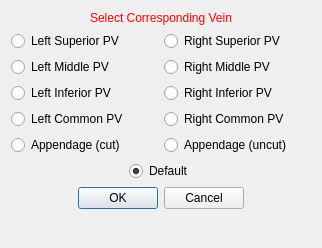
<?xml version="1.0" encoding="UTF-8"?>
<ui version="4.0">
 <class>WallThicknessCalculationsClipperViewLabels</class>
 <widget class="QWidget" name="WallThicknessCalculationsClipperViewLabels">
  <property name="geometry">
   <rect>
    <x>0</x>
    <y>0</y>
    <width>322</width>
    <height>248</height>
   </rect>
  </property>
  <property name="windowTitle">
   <string>Set Values</string>
  </property>
  <layout class="QVBoxLayout" name="verticalLayout">
   <item>
    <widget class="QLabel" name="titleLabel">
     <property name="styleSheet">
      <string notr="true">QLabel { color: rgb(255, 0, 0) }</string>
     </property>
     <property name="text">
      <string>Select Corresponding Vein</string>
     </property>
     <property name="alignment">
      <set>Qt::AlignCenter</set>
     </property>
    </widget>
   </item>
   <item>
    <layout class="QGridLayout" name="gridLayout">
     <item row="0" column="0">
      <widget class="QRadioButton" name="radioButton_1">
       <property name="text">
        <string>Left Superior PV</string>
       </property>
      </widget>
     </item>
     <item row="0" column="1">
      <widget class="QRadioButton" name="radioButton_5">
       <property name="text">
        <string>Right Superior PV</string>
       </property>
      </widget>
     </item>
     <item row="1" column="0">
      <widget class="QRadioButton" name="radioButton_2">
       <property name="text">
        <string>Left Middle PV</string>
       </property>
      </widget>
     </item>
     <item row="1" column="1">
      <widget class="QRadioButton" name="radioButton_6">
       <property name="text">
        <string>Right Middle PV</string>
       </property>
      </widget>
     </item>
     <item row="2" column="0">
      <widget class="QRadioButton" name="radioButton_3">
       <property name="text">
        <string>Left Inferior PV</string>
       </property>
      </widget>
     </item>
     <item row="2" column="1">
      <widget class="QRadioButton" name="radioButton_7">
       <property name="text">
        <string>Right Inferior PV</string>
       </property>
      </widget>
     </item>
     <item row="3" column="0">
      <widget class="QRadioButton" name="radioButton_4">
       <property name="text">
        <string>Left Common PV</string>
       </property>
      </widget>
     </item>
     <item row="3" column="1">
      <widget class="QRadioButton" name="radioButton_8">
       <property name="text">
        <string>Right Common PV</string>
       </property>
      </widget>
     </item>
     <item row="4" column="0">
      <widget class="QRadioButton" name="radioButton_9">
       <property name="text">
        <string>Appendage (cut)</string>
       </property>
      </widget>
     </item>
     <item row="4" column="1">
      <widget class="QRadioButton" name="radioButton10">
       <property name="text">
        <string>Appendage (uncut)</string>
       </property>
      </widget>
     </item>
    </layout>
   </item>
   <item alignment="Qt::AlignHCenter">
    <widget class="QRadioButton" name="radioButton_0">
     <property name="text">
      <string>Default</string>
     </property>
     <property name="checked">
      <bool>true</bool>
     </property>
    </widget>
   </item>
   <item>
    <widget class="QDialogButtonBox" name="buttonBox">
     <property name="enabled">
      <bool>true</bool>
     </property>
     <property name="orientation">
      <enum>Qt::Horizontal</enum>
     </property>
     <property name="standardButtons">
      <set>QDialogButtonBox::Cancel|QDialogButtonBox::Ok</set>
     </property>
     <property name="centerButtons">
      <bool>true</bool>
     </property>
    </widget>
   </item>
   <item>
    <spacer name="spacer">
     <property name="orientation">
      <enum>Qt::Vertical</enum>
     </property>
     <property name="sizeType">
      <enum>QSizePolicy::Expanding</enum>
     </property>
     <property name="sizeHint" stdset="0">
      <size>
       <width>20</width>
       <height>0</height>
      </size>
     </property>
    </spacer>
   </item>
  </layout>
 </widget>
 <layoutdefault spacing="6" margin="11"/>
 <resources/>
 <connections/>
</ui>
